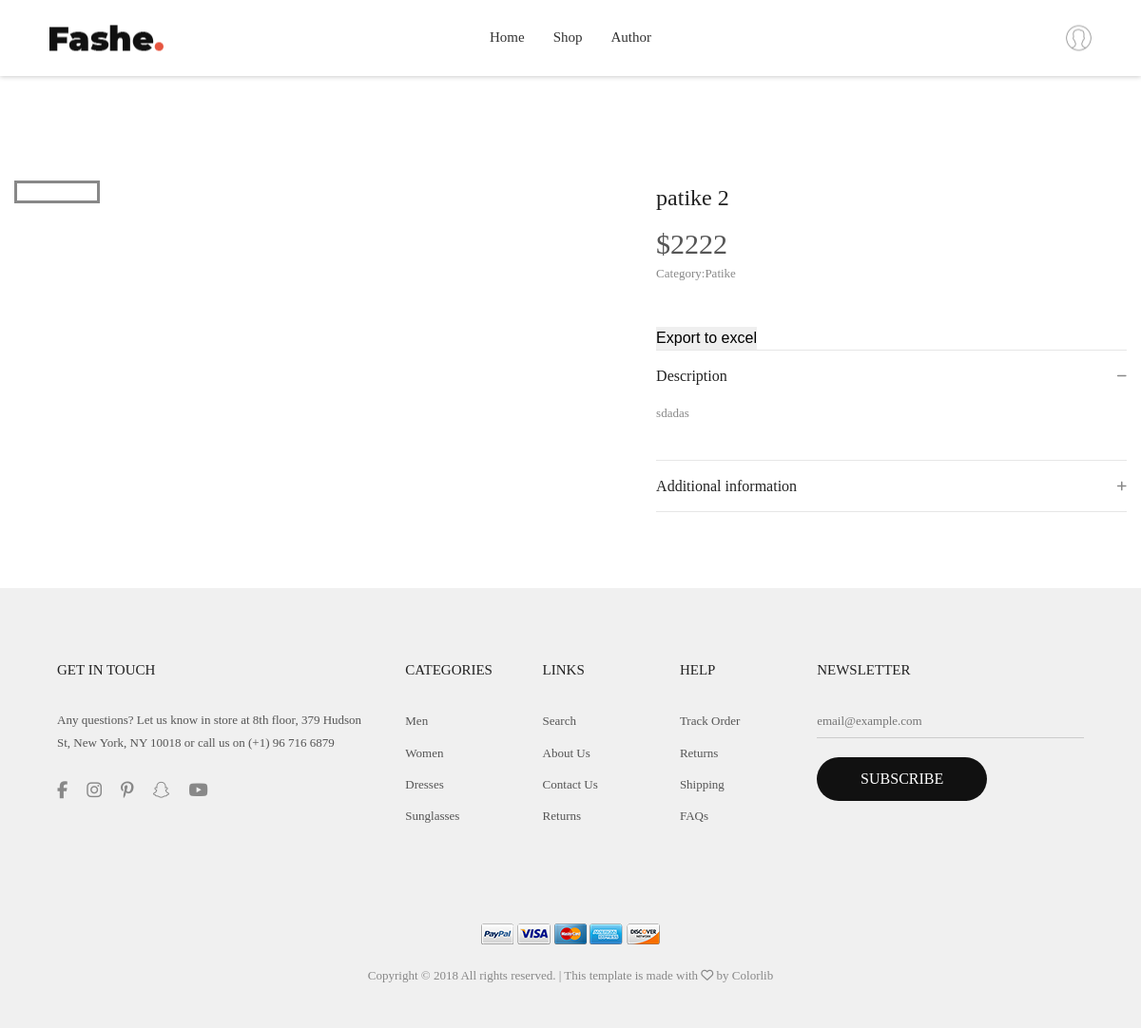
/index.php?page=product&id=12, run on an earlier commit of the app's database.
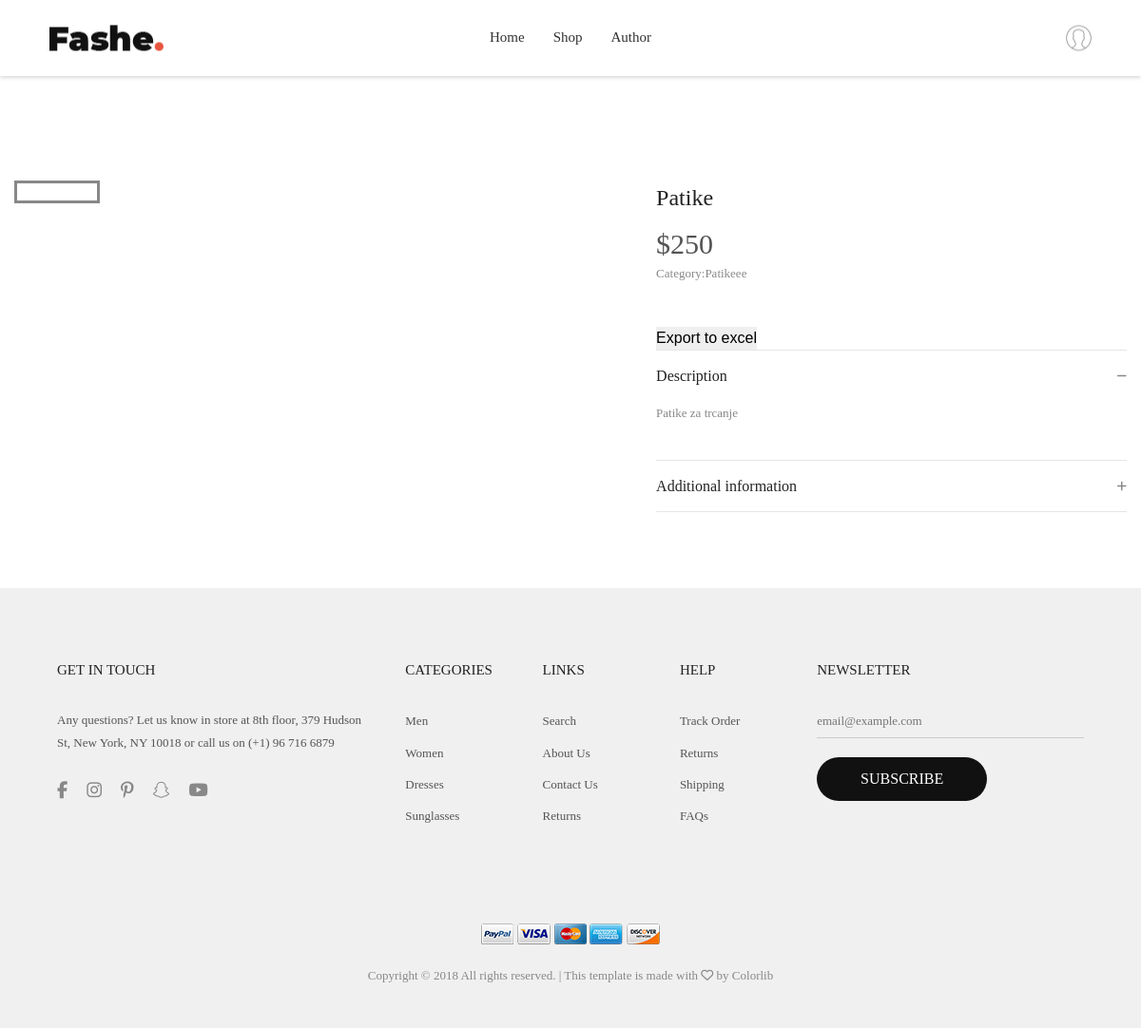
And on a later commit of the database.
### tables this page shows
CREATE TABLE `products` (
  `id` int(11) NOT NULL,
  `product_name` text NOT NULL,
  `price` double NOT NULL,
  `description` text NOT NULL,
  `category_id` int(11) NOT NULL,
  `date` date NOT NULL
);

CREATE TABLE `categories` (
  `id` int(11) NOT NULL,
  `category_name` text NOT NULL
);

### models/products/product_functions.php (called while the page is built, shortened)
<?php
    function singleProduct($id){
        global $conn;
        try{
            $product = $conn->prepare("SELECT * FROM products p INNER JOIN pictures i ON p.id=i.product_id INNER JOIN categories c ON p.category_id=c.id WHERE product_id= ?");
            $product->execute([
                $id
            ]);
            return $product->fetch();
        }
        catch(PDOException $e){
            handle($e->getMessage());
        }
    }
?>

### pages/views/single-product.php (the view, shortened to what this page needs)
<?php
	require_once "models/products/product_functions.php";
	$product_id = $_GET['id'];
	$product = singleProduct($product_id);
?>
<div class="container bgwhite p-t-35 p-b-80">
		<div class="flex-w flex-sb">
			<div class="w-size13 p-t-30 respon5">
				<div class="wrap-slick3 flex-sb flex-w">
					<div class="wrap-slick3-dots"></div>
					<div class="slick3">
						<div class="item-slick3" data-thumb="<?=$product->small_picture?>">
						</div>
					</div>
				</div>
			</div>
			<div class="w-size14 p-t-30 respon5">
				<h4 class="product-detail-name m-text16 p-b-13">
					<?=$product->product_name ?>
				</h4>
				<span class="m-text17">
					$<?=$product->price ?>
				</span>
				<div class="p-b-45">
					<span class="s-text8">Category:<?=$product->category_name?></span>
				</div>
				<form method="POST" action="models/products/exportToExcel.php">
						<input type="submit" value="Export to excel">
				</form>
				<div class="wrap-dropdown-content bo6 p-t-15 p-b-14 active-dropdown-content">
					<h5 class="js-toggle-dropdown-content flex-sb-m cs-pointer m-text19 color0-hov trans-0-4">
						Description
						<i class="down-mark fs-12 color1 fa fa-minus dis-none" aria-hidden="true"></i>
					</h5>
					<div class="dropdown-content dis-none p-t-15 p-b-23">
						<p class="s-text8">
						<?=$product->description ?>
						</p>
					</div>
				</div>
				<div class="wrap-dropdown-content bo7 p-t-15 p-b-14">
					<h5 class="js-toggle-dropdown-content flex-sb-m cs-pointer m-text19 color0-hov trans-0-4">
						Additional information
						<i class="up-mark fs-12 color1 fa fa-plus" aria-hidden="true"></i>
					</h5>
				</div>
			</div>
		</div>
	</div>

What changed in the data, as far as the page shows it:
no longer on this page (row edited): categories: category_name "Patike"
changed products: product_name "patike 2" → "Patike"; price "2222" → "250"; description "sdadas" → "Patike za trcanje"
Also different on the page:
$product->category_name: "Patike" → "Patikeee"
